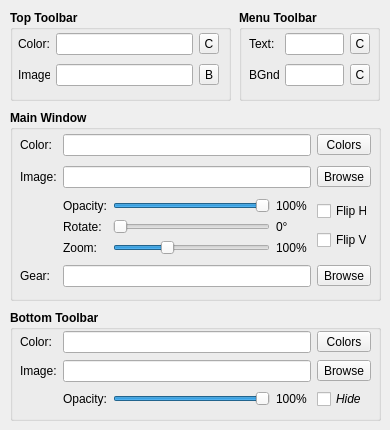
  <widget class="QWidget" name="Wallpaper">
   <property name="enabled">
    <bool>true</bool>
   </property>
   <attribute name="title">
    <string>Wallpaper</string>
   </attribute>
   <widget class="QGroupBox" name="toolbar_groupbox">
    <property name="geometry">
     <rect>
      <x>10</x>
      <y>10</y>
      <width>221</width>
      <height>91</height>
     </rect>
    </property>
    <property name="font">
     <font>
      <weight>75</weight>
      <bold>true</bold>
     </font>
    </property>
    <property name="styleSheet">
     <string notr="true"/>
    </property>
    <property name="title">
     <string>Top Toolbar</string>
    </property>
    <widget class="QWidget" name="gridLayoutWidget_3">
     <property name="geometry">
      <rect>
       <x>8</x>
       <y>20</y>
       <width>201</width>
       <height>61</height>
      </rect>
     </property>
     <layout class="QGridLayout" name="toolbox_grid_layout">
      <item row="0" column="0">
       <widget class="QLabel" name="toolbar_color_label">
        <property name="maximumSize">
         <size>
          <width>32</width>
          <height>16777215</height>
         </size>
        </property>
        <property name="font">
         <font>
          <weight>50</weight>
          <bold>false</bold>
         </font>
        </property>
        <property name="text">
         <string>Color: </string>
        </property>
       </widget>
      </item>
      <item row="0" column="1">
       <widget class="QLineEdit" name="toolbar_color_input">
        <property name="sizePolicy">
         <sizepolicy hsizetype="Expanding" vsizetype="Fixed">
          <horstretch>0</horstretch>
          <verstretch>0</verstretch>
         </sizepolicy>
        </property>
        <property name="maximumSize">
         <size>
          <width>200</width>
          <height>16777215</height>
         </size>
        </property>
        <property name="font">
         <font>
          <weight>50</weight>
          <bold>false</bold>
         </font>
        </property>
       </widget>
      </item>
      <item row="1" column="0">
       <widget class="QLabel" name="toolbar_image_label">
        <property name="maximumSize">
         <size>
          <width>32</width>
          <height>16777215</height>
         </size>
        </property>
        <property name="font">
         <font>
          <weight>50</weight>
          <bold>false</bold>
         </font>
        </property>
        <property name="text">
         <string>Image:</string>
        </property>
       </widget>
      </item>
      <item row="1" column="1">
       <widget class="QLineEdit" name="toolbar_image_input">
        <property name="sizePolicy">
         <sizepolicy hsizetype="Fixed" vsizetype="Fixed">
          <horstretch>0</horstretch>
          <verstretch>0</verstretch>
         </sizepolicy>
        </property>
        <property name="maximumSize">
         <size>
          <width>200</width>
          <height>16777215</height>
         </size>
        </property>
        <property name="font">
         <font>
          <weight>50</weight>
          <bold>false</bold>
         </font>
        </property>
       </widget>
      </item>
      <item row="0" column="2">
       <widget class="QToolButton" name="toolbar_color_button">
        <property name="enabled">
         <bool>true</bool>
        </property>
        <property name="maximumSize">
         <size>
          <width>20</width>
          <height>16777215</height>
         </size>
        </property>
        <property name="font">
         <font>
          <weight>50</weight>
          <bold>false</bold>
         </font>
        </property>
        <property name="text">
         <string>C</string>
        </property>
       </widget>
      </item>
      <item row="1" column="2">
       <widget class="QToolButton" name="toolbar_image_button">
        <property name="maximumSize">
         <size>
          <width>20</width>
          <height>16777215</height>
         </size>
        </property>
        <property name="font">
         <font>
          <weight>50</weight>
          <bold>false</bold>
         </font>
        </property>
        <property name="text">
         <string>B</string>
        </property>
       </widget>
      </item>
     </layout>
    </widget>
   </widget>
   <widget class="QGroupBox" name="mw_groupbox">
    <property name="geometry">
     <rect>
      <x>10</x>
      <y>110</y>
      <width>371</width>
      <height>191</height>
     </rect>
    </property>
    <property name="font">
     <font>
      <weight>75</weight>
      <bold>true</bold>
     </font>
    </property>
    <property name="title">
     <string>Main Window</string>
    </property>
    <widget class="QWidget" name="gridLayoutWidget">
     <property name="geometry">
      <rect>
       <x>10</x>
       <y>20</y>
       <width>351</width>
       <height>162</height>
      </rect>
     </property>
     <layout class="QGridLayout" name="mw_grid_layout">
      <item row="0" column="0">
       <widget class="QLabel" name="mw_color_label">
        <property name="font">
         <font>
          <weight>50</weight>
          <bold>false</bold>
         </font>
        </property>
        <property name="text">
         <string>Color:</string>
        </property>
       </widget>
      </item>
      <item row="1" column="0">
       <widget class="QLabel" name="mw_image_label">
        <property name="font">
         <font>
          <weight>50</weight>
          <bold>false</bold>
         </font>
        </property>
        <property name="text">
         <string>Image:</string>
        </property>
       </widget>
      </item>
      <item row="0" column="2">
       <widget class="QLineEdit" name="mw_color_input">
        <property name="font">
         <font>
          <weight>50</weight>
          <bold>false</bold>
         </font>
        </property>
       </widget>
      </item>
      <item row="4" column="2">
       <widget class="QLineEdit" name="mw_gear_input">
        <property name="font">
         <font>
          <weight>50</weight>
          <bold>false</bold>
         </font>
        </property>
       </widget>
      </item>
      <item row="1" column="2">
       <widget class="QLineEdit" name="mw_image_input">
        <property name="font">
         <font>
          <weight>50</weight>
          <bold>false</bold>
         </font>
        </property>
       </widget>
      </item>
      <item row="4" column="0">
       <widget class="QLabel" name="mw_gear_label">
        <property name="maximumSize">
         <size>
          <width>34</width>
          <height>16777215</height>
         </size>
        </property>
        <property name="font">
         <font>
          <weight>50</weight>
          <bold>false</bold>
         </font>
        </property>
        <property name="text">
         <string>Gear:</string>
        </property>
       </widget>
      </item>
      <item row="0" column="3">
       <widget class="QToolButton" name="mw_color_button">
        <property name="maximumSize">
         <size>
          <width>60</width>
          <height>16777215</height>
         </size>
        </property>
        <property name="font">
         <font>
          <weight>50</weight>
          <bold>false</bold>
         </font>
        </property>
        <property name="text">
         <string>Colors</string>
        </property>
       </widget>
      </item>
      <item row="1" column="3">
       <widget class="QToolButton" name="mw_image_button">
        <property name="maximumSize">
         <size>
          <width>60</width>
          <height>16777215</height>
         </size>
        </property>
        <property name="font">
         <font>
          <weight>50</weight>
          <bold>false</bold>
         </font>
        </property>
        <property name="text">
         <string>Browse</string>
        </property>
       </widget>
      </item>
      <item row="4" column="3">
       <widget class="QToolButton" name="mw_gear_button">
        <property name="maximumSize">
         <size>
          <width>60</width>
          <height>16777215</height>
         </size>
        </property>
        <property name="font">
         <font>
          <weight>50</weight>
          <bold>false</bold>
         </font>
        </property>
        <property name="text">
         <string>Browse</string>
        </property>
       </widget>
      </item>
      <item row="3" column="3">
       <layout class="QVBoxLayout" name="verticalLayout_2">
        <item>
         <widget class="QCheckBox" name="mw_flipH_checkbox">
          <property name="enabled">
           <bool>true</bool>
          </property>
          <property name="maximumSize">
           <size>
            <width>50</width>
            <height>16777215</height>
           </size>
          </property>
          <property name="font">
           <font>
            <weight>50</weight>
            <bold>false</bold>
           </font>
          </property>
          <property name="toolTip">
           <string>&lt;html&gt;&lt;head/&gt;&lt;body&gt;&lt;p&gt;Flip Horizontally&lt;/p&gt;&lt;/body&gt;&lt;/html&gt;</string>
          </property>
          <property name="text">
           <string>Flip Hor</string>
          </property>
         </widget>
        </item>
        <item>
         <widget class="QCheckBox" name="mw_flipV_checkbox">
          <property name="enabled">
           <bool>true</bool>
          </property>
          <property name="maximumSize">
           <size>
            <width>50</width>
            <height>16777215</height>
           </size>
          </property>
          <property name="font">
           <font>
            <weight>50</weight>
            <bold>false</bold>
           </font>
          </property>
          <property name="toolTip">
           <string>&lt;html&gt;&lt;head/&gt;&lt;body&gt;&lt;p&gt;Flip Vertically&lt;/p&gt;&lt;/body&gt;&lt;/html&gt;</string>
          </property>
          <property name="text">
           <string>Flip Vert</string>
          </property>
         </widget>
        </item>
       </layout>
      </item>
      <item row="3" column="2">
       <layout class="QHBoxLayout" name="horizontalLayout">
        <item>
         <layout class="QGridLayout" name="gridLayout">
          <item row="0" column="2">
           <widget class="QLabel" name="mw_opacity_value">
            <property name="minimumSize">
             <size>
              <width>35</width>
              <height>0</height>
             </size>
            </property>
            <property name="maximumSize">
             <size>
              <width>35</width>
              <height>16777215</height>
             </size>
            </property>
            <property name="font">
             <font>
              <weight>50</weight>
              <bold>false</bold>
             </font>
            </property>
            <property name="text">
             <string>100%</string>
            </property>
           </widget>
          </item>
          <item row="0" column="1">
           <widget class="QSlider" name="mw_opacity_slider">
            <property name="enabled">
             <bool>true</bool>
            </property>
            <property name="font">
             <font>
              <weight>50</weight>
              <bold>false</bold>
             </font>
            </property>
            <property name="minimum">
             <number>1</number>
            </property>
            <property name="maximum">
             <number>100</number>
            </property>
            <property name="singleStep">
             <number>1</number>
            </property>
            <property name="sliderPosition">
             <number>100</number>
            </property>
            <property name="orientation">
             <enum>Qt::Horizontal</enum>
            </property>
           </widget>
          </item>
          <item row="0" column="0">
           <widget class="QLabel" name="mw_opacity_label">
            <property name="font">
             <font>
              <weight>50</weight>
              <bold>false</bold>
             </font>
            </property>
            <property name="text">
             <string>Opacity:</string>
            </property>
           </widget>
          </item>
          <item row="1" column="0">
           <widget class="QLabel" name="mw_rotate_label">
            <property name="font">
             <font>
              <weight>50</weight>
              <bold>false</bold>
             </font>
            </property>
            <property name="text">
             <string>Rotate:</string>
            </property>
           </widget>
          </item>
          <item row="1" column="1">
           <widget class="QSlider" name="mw_rotate_slider">
            <property name="enabled">
             <bool>true</bool>
            </property>
            <property name="font">
             <font>
              <weight>50</weight>
              <bold>false</bold>
             </font>
            </property>
            <property name="maximum">
             <number>360</number>
            </property>
            <property name="singleStep">
             <number>1</number>
            </property>
            <property name="pageStep">
             <number>90</number>
            </property>
            <property name="value">
             <number>0</number>
            </property>
            <property name="sliderPosition">
             <number>0</number>
            </property>
            <property name="orientation">
             <enum>Qt::Horizontal</enum>
            </property>
           </widget>
          </item>
          <item row="2" column="0">
           <widget class="QLabel" name="mw_zoom_label">
            <property name="font">
             <font>
              <weight>50</weight>
              <bold>false</bold>
             </font>
            </property>
            <property name="text">
             <string>Zoom:</string>
            </property>
           </widget>
          </item>
          <item row="2" column="1">
           <widget class="QSlider" name="mw_zoom_slider">
            <property name="enabled">
             <bool>true</bool>
            </property>
            <property name="font">
             <font>
              <weight>50</weight>
              <bold>false</bold>
             </font>
            </property>
            <property name="minimum">
             <number>25</number>
            </property>
            <property name="maximum">
             <number>250</number>
            </property>
            <property name="singleStep">
             <number>1</number>
            </property>
            <property name="pageStep">
             <number>25</number>
            </property>
            <property name="sliderPosition">
             <number>100</number>
            </property>
            <property name="orientation">
             <enum>Qt::Horizontal</enum>
            </property>
           </widget>
          </item>
          <item row="1" column="2">
           <widget class="QLabel" name="mw_rotate_value">
            <property name="minimumSize">
             <size>
              <width>35</width>
              <height>0</height>
             </size>
            </property>
            <property name="maximumSize">
             <size>
              <width>35</width>
              <height>16777215</height>
             </size>
            </property>
            <property name="font">
             <font>
              <weight>50</weight>
              <bold>false</bold>
             </font>
            </property>
            <property name="text">
             <string>0°</string>
            </property>
           </widget>
          </item>
          <item row="2" column="2">
           <widget class="QLabel" name="mw_zoom_value">
            <property name="minimumSize">
             <size>
              <width>35</width>
              <height>0</height>
             </size>
            </property>
            <property name="maximumSize">
             <size>
              <width>35</width>
              <height>16777215</height>
             </size>
            </property>
            <property name="font">
             <font>
              <weight>50</weight>
              <bold>false</bold>
             </font>
            </property>
            <property name="text">
             <string>100%</string>
            </property>
           </widget>
          </item>
         </layout>
        </item>
       </layout>
      </item>
     </layout>
    </widget>
   </widget>
   <widget class="QGroupBox" name="btm_groupbox">
    <property name="geometry">
     <rect>
      <x>10</x>
      <y>310</y>
      <width>371</width>
      <height>111</height>
     </rect>
    </property>
    <property name="font">
     <font>
      <weight>75</weight>
      <bold>true</bold>
     </font>
    </property>
    <property name="title">
     <string>Bottom Toolbar</string>
    </property>
    <widget class="QWidget" name="gridLayoutWidget_2">
     <property name="geometry">
      <rect>
       <x>10</x>
       <y>20</y>
       <width>351</width>
       <height>81</height>
      </rect>
     </property>
     <layout class="QGridLayout" name="btm_grid_layout">
      <item row="1" column="1">
       <widget class="QLineEdit" name="btm_image_input">
        <property name="font">
         <font>
          <weight>50</weight>
          <bold>false</bold>
         </font>
        </property>
       </widget>
      </item>
      <item row="1" column="0">
       <widget class="QLabel" name="btm_image_label">
        <property name="font">
         <font>
          <weight>50</weight>
          <bold>false</bold>
         </font>
        </property>
        <property name="text">
         <string>Image:</string>
        </property>
       </widget>
      </item>
      <item row="0" column="0">
       <widget class="QLabel" name="btm_color_label">
        <property name="font">
         <font>
          <weight>50</weight>
          <bold>false</bold>
         </font>
        </property>
        <property name="text">
         <string>Color:</string>
        </property>
       </widget>
      </item>
      <item row="0" column="1">
       <widget class="QLineEdit" name="btm_color_input">
        <property name="font">
         <font>
          <weight>50</weight>
          <bold>false</bold>
         </font>
        </property>
       </widget>
      </item>
      <item row="3" column="1">
       <layout class="QGridLayout" name="gridLayout_2">
        <item row="0" column="1">
         <widget class="QSlider" name="btm_opacity_slider">
          <property name="font">
           <font>
            <weight>50</weight>
            <bold>false</bold>
           </font>
          </property>
          <property name="minimum">
           <number>1</number>
          </property>
          <property name="maximum">
           <number>100</number>
          </property>
          <property name="singleStep">
           <number>1</number>
          </property>
          <property name="sliderPosition">
           <number>100</number>
          </property>
          <property name="orientation">
           <enum>Qt::Horizontal</enum>
          </property>
         </widget>
        </item>
        <item row="0" column="0">
         <widget class="QLabel" name="btm_opacity_label">
          <property name="font">
           <font>
            <weight>50</weight>
            <bold>false</bold>
           </font>
          </property>
          <property name="text">
           <string>Opacity:</string>
          </property>
         </widget>
        </item>
        <item row="0" column="2">
         <widget class="QLabel" name="btm_opacity_value">
          <property name="minimumSize">
           <size>
            <width>35</width>
            <height>0</height>
           </size>
          </property>
          <property name="maximumSize">
           <size>
            <width>35</width>
            <height>16777215</height>
           </size>
          </property>
          <property name="font">
           <font>
            <weight>50</weight>
            <bold>false</bold>
           </font>
          </property>
          <property name="text">
           <string>100%</string>
          </property>
         </widget>
        </item>
       </layout>
      </item>
      <item row="0" column="2">
       <widget class="QToolButton" name="btm_color_button">
        <property name="maximumSize">
         <size>
          <width>60</width>
          <height>16777215</height>
         </size>
        </property>
        <property name="font">
         <font>
          <weight>50</weight>
          <bold>false</bold>
         </font>
        </property>
        <property name="text">
         <string>Colors</string>
        </property>
       </widget>
      </item>
      <item row="1" column="2">
       <widget class="QToolButton" name="btm_image_button">
        <property name="maximumSize">
         <size>
          <width>60</width>
          <height>16777215</height>
         </size>
        </property>
        <property name="font">
         <font>
          <weight>50</weight>
          <bold>false</bold>
         </font>
        </property>
        <property name="text">
         <string>Browse</string>
        </property>
       </widget>
      </item>
      <item row="3" column="2">
       <widget class="QCheckBox" name="btm_hide_checkbox">
        <property name="maximumSize">
         <size>
          <width>50</width>
          <height>16777215</height>
         </size>
        </property>
        <property name="font">
         <font>
          <weight>50</weight>
          <italic>true</italic>
          <bold>false</bold>
         </font>
        </property>
        <property name="text">
         <string>Hide</string>
        </property>
       </widget>
      </item>
     </layout>
    </widget>
   </widget>
   <widget class="QGroupBox" name="menubar_groupbox">
    <property name="geometry">
     <rect>
      <x>239</x>
      <y>10</y>
      <width>141</width>
      <height>91</height>
     </rect>
    </property>
    <property name="font">
     <font>
      <weight>75</weight>
      <bold>true</bold>
     </font>
    </property>
    <property name="styleSheet">
     <string notr="true"/>
    </property>
    <property name="title">
     <string>Menu Toolbar</string>
    </property>
    <widget class="QWidget" name="gridLayoutWidget_6">
     <property name="geometry">
      <rect>
       <x>10</x>
       <y>20</y>
       <width>121</width>
       <height>61</height>
      </rect>
     </property>
     <layout class="QGridLayout" name="gridLayout_4">
      <item row="0" column="1">
       <widget class="QLineEdit" name="menubar_text_input">
        <property name="maximumSize">
         <size>
          <width>200</width>
          <height>16777215</height>
         </size>
        </property>
        <property name="font">
         <font>
          <weight>50</weight>
          <bold>false</bold>
         </font>
        </property>
       </widget>
      </item>
      <item row="1" column="1">
       <widget class="QLineEdit" name="menubar_color_input">
        <property name="maximumSize">
         <size>
          <width>200</width>
          <height>16777215</height>
         </size>
        </property>
        <property name="font">
         <font>
          <weight>50</weight>
          <bold>false</bold>
         </font>
        </property>
       </widget>
      </item>
      <item row="0" column="0">
       <widget class="QLabel" name="menubar_text_label">
        <property name="maximumSize">
         <size>
          <width>30</width>
          <height>16777215</height>
         </size>
        </property>
        <property name="font">
         <font>
          <weight>50</weight>
          <bold>false</bold>
         </font>
        </property>
        <property name="text">
         <string>Text:   </string>
        </property>
       </widget>
      </item>
      <item row="1" column="0">
       <widget class="QLabel" name="menubar_color_label">
        <property name="maximumSize">
         <size>
          <width>30</width>
          <height>16777215</height>
         </size>
        </property>
        <property name="font">
         <font>
          <weight>50</weight>
          <bold>false</bold>
         </font>
        </property>
        <property name="text">
         <string>BGnd:</string>
        </property>
       </widget>
      </item>
      <item row="0" column="2">
       <widget class="QToolButton" name="menubar_text_button">
        <property name="maximumSize">
         <size>
          <width>20</width>
          <height>16777215</height>
         </size>
        </property>
        <property name="font">
         <font>
          <weight>50</weight>
          <bold>false</bold>
         </font>
        </property>
        <property name="text">
         <string>C</string>
        </property>
       </widget>
      </item>
      <item row="1" column="2">
       <widget class="QToolButton" name="menubar_color_button">
        <property name="maximumSize">
         <size>
          <width>20</width>
          <height>16777215</height>
         </size>
        </property>
        <property name="font">
         <font>
          <weight>50</weight>
          <bold>false</bold>
         </font>
        </property>
        <property name="text">
         <string>C</string>
        </property>
       </widget>
      </item>
     </layout>
    </widget>
   </widget>
  </widget>
